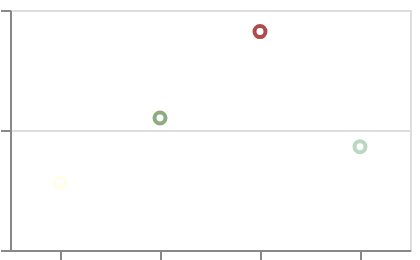

Describe this chart as a Vega-Lite specification.
### Vega-Lite specification from a JSON file in a GitHub repository (floating-point values rounded to 4 significant figures)
{"$schema": "https://vega.github.io/schema/vega-lite/v6.json", "width": 200, "height": 120, "padding": 5, "autosize": "none", "data": {"values": [{"c": "alpha", "v": 28, "w": 3}, {"c": "beta", "v": 55, "w": 7}, {"c": "gamma", "v": 43, "w": 5}, {"c": "delta", "v": 91, "w": 9}]}, "mark": "point", "encoding": {"x": {"field": "c", "type": "nominal"}, "y": {"field": "v", "type": "quantitative"}, "color": {"field": "w", "type": "quantitative", "scale": {"range": ["#ffffe0", "#6a9", "#8b0000"], "interpolate": "hcl"}}}, "description": "interpolate \"hcl\" is the default for a colour range, written out"}
